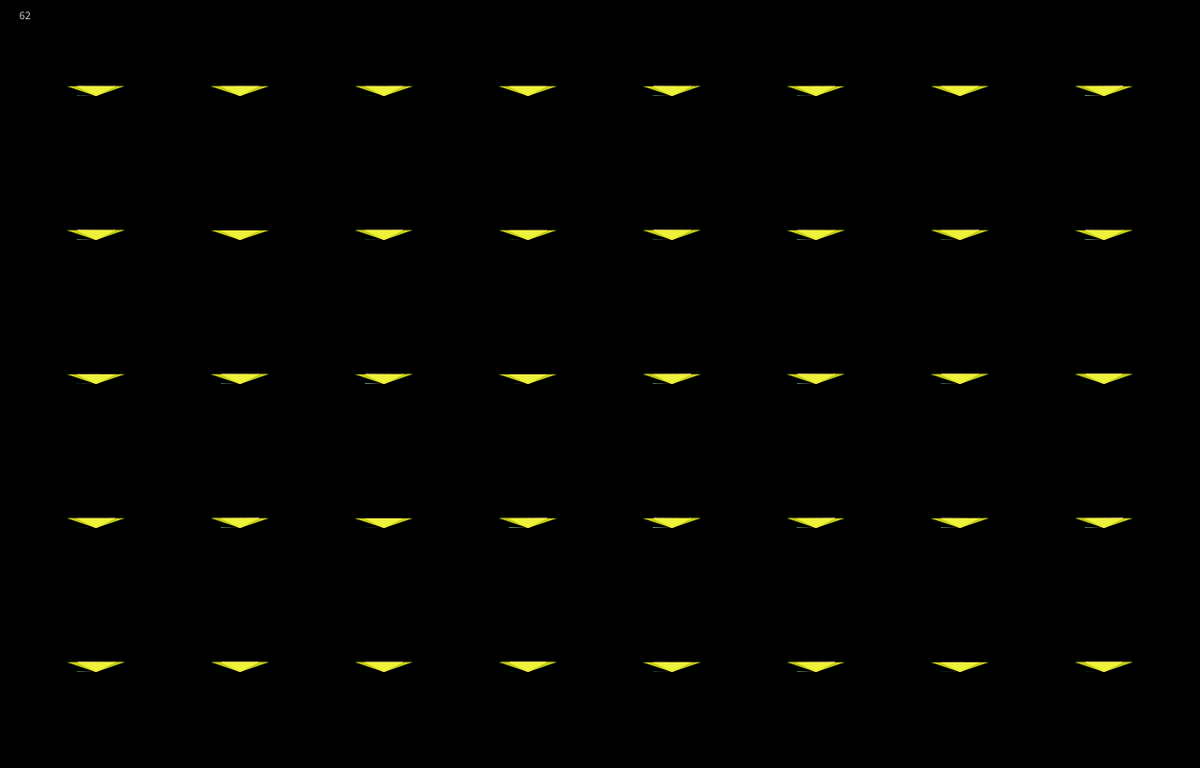
Frame 1 (no input)
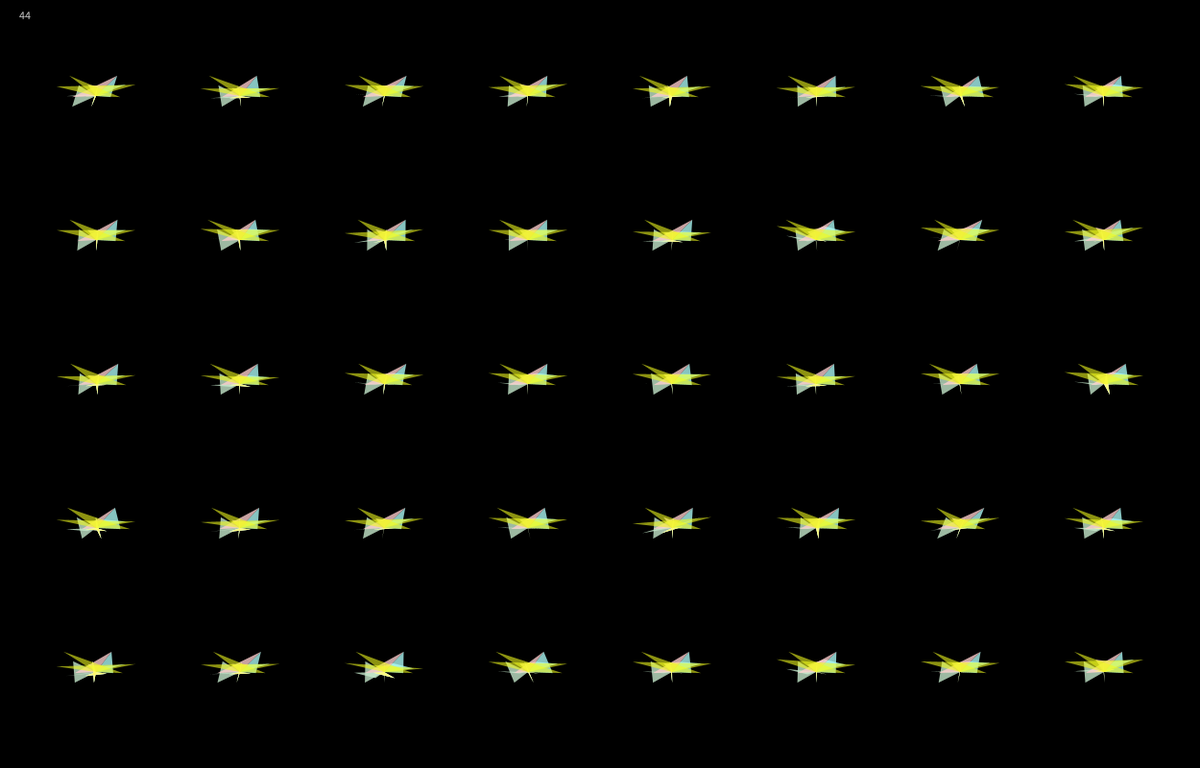
Frame 60 (the mouse pressed at the canvas centre just before this capture)
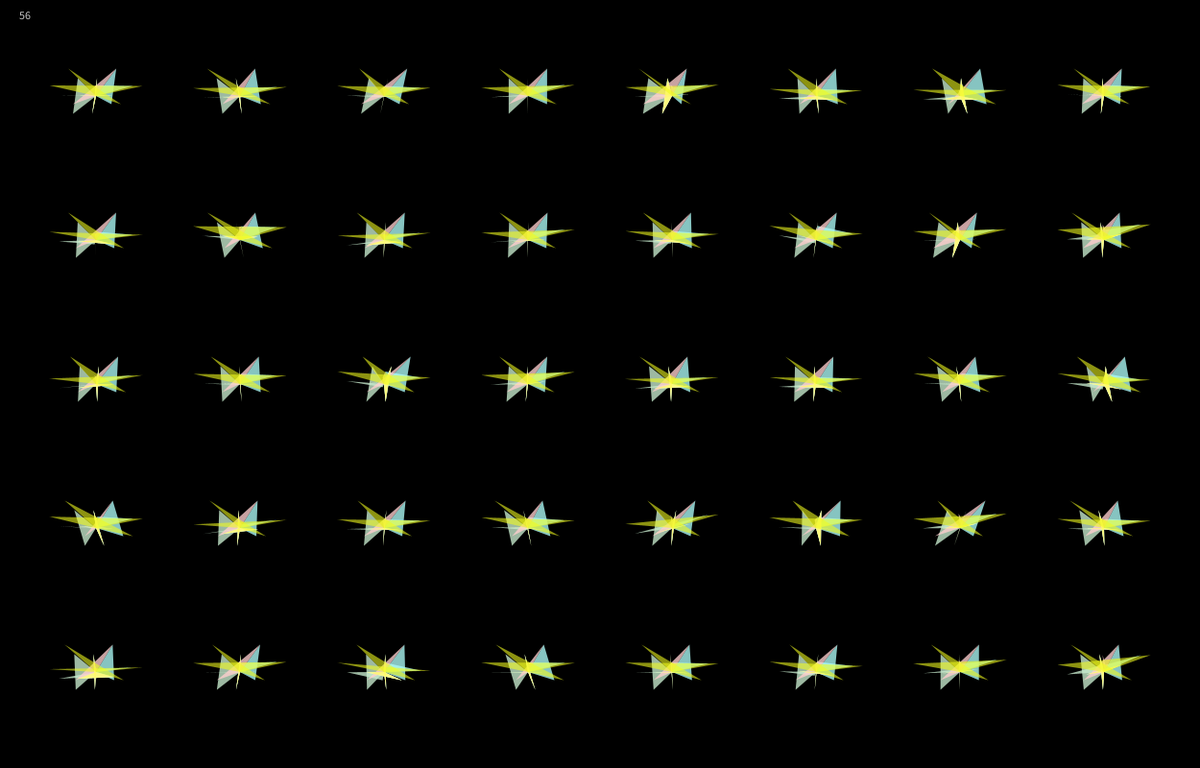
Frame 120 (the mouse held since frame 60 and released just before this capture)

The Processing sketch that drew these frames (run headless with seeded random() and noise(); from frame 60 on, the mouse is pressed at the canvas centre):

// Processing sketch: processing_134343
// ── processing_134343.pde

ArrayList<Cluster> clusters;
int statusBG;


void setup(){
  size(1250, 800);
  smooth();
  noStroke();
  
  statusBG = 0;
  
  clusters = new ArrayList<Cluster>();
  
  for(int i=100; i<width-50; i+=150){
    for(int j=100; j<height-50; j+=150){
      clusters.add(new Cluster(i, j));
    }
  }
  
  
  
//  clusters.add(new Cluster(width/2-100, height/2));  
//  clusters.add(new Cluster(width/2+100, height/2));
  
}

void draw(){
  
  if(statusBG%3==2)
    background(255);
  if(statusBG%3==0)
    background(0);
  if(statusBG%3==1) {
    background(255);
    for(Cluster c: clusters) {
        c.alpha = 250;
    }  
    for(int i=100; i<width-50; i+=150){
      for(int j=100; j<height-50; j+=150){
        pushStyle();
        fill(245);
        ellipse(i,j,80,80);
        popStyle();
      }
    }
  } else {
      for(Cluster c: clusters) {
        c.alpha = 200;
      }  
  }
  
  for(Cluster c: clusters) {
    c.update();
    c.display();
  }
  
//  stroke(200);
//  line((width/2)+levelH*sin(change),0,(width/2)+levelH*sin(change),height);
//  line(0,(height/2)+levelH*sin(change),width,(height/2)+levelH*sin(change));
  
  
  // show frame rate
  fill(200);
  text(int(frameRate), 20, 20);
}

void mouseReleased(){
  statusBG ++;
}
class Character{

  PVector location;
  PVector velocity;
  PVector acceleration;
  float w;
  float mass;
  int r,g,b,a;
  color c;
  float angle, angleOld, angleNew, angleChange;
  
  Character(float x, float y, float _w, color _c) {
    w = _w;
    mass = 5;
    location = new PVector(x, y);
    velocity = new PVector(0, 0);
    acceleration = new PVector(0, 0);
    c = _c;
    angle = 45;
    angleOld = 45;
    angleNew = 45;
    angleChange = 180;
  }
  
  void applyForce(PVector force) {
    PVector f = PVector.div(force, mass);
    acceleration.add(f);
  }
  
  void update() {
    velocity.add(acceleration);
    location.add(velocity);
    acceleration.mult(0);
    
  }
  
  void display() {
    noStroke();
    fill(c);
    angle = lerp(angle, angleNew, 0.02);
    
    pushMatrix();
    translate(location.x, location.y);
    rotate(radians(angle));
        
    
    rectMode(CENTER);
    rect(0, 0, w, w);
    ellipse(0+w, 0+w, w/5, w/5);
    ellipse(0+w, 0-w, w/5, w/5);
    ellipse(0-w, 0+w, w/5, w/5);
    ellipse(0-w, 0-w, w/5, w/5);
    popMatrix();
  }
  
  void checkEdges() {
    if (location.x > width) {
      location.x = width;
      velocity.x *= -1;
    } else if (location.x < 0) {
      velocity.x *= -1;
      location.x = 0;
    }
    
    // once hit ground
    if (location.y > (height/2+50)) {
      velocity.y *= -1;
      location.y = height/2+50;
      angleNew += angleChange;
      //println(angle + " " + angleChange);
      
    } else if (location.y < 0) {
      location.y = 0;
      velocity.y *= -1;
    }
  }

}
class Circle {
  PVector loc;
  float radius;
  int change;


  Circle(float x, float y, float r) {
    loc = new PVector(x, y);
    radius = r;
    change = -1;
  }

  void display() {
    noStroke();
    fill(200);
    ellipse(loc.x, loc.y, radius, radius);
  }

  void updateY() {

    loc.y += random(change);
  }
  
  void updateX() {

    loc.x += random(change);
  }

  void detectEdge(float _x, float _y) {

    if (loc.y >= _y || loc.y < _y || loc.x >= _x || loc.x < _x)
      change *= -1;
  }
}


class Cluster{
  
  Circle c1;
  Circle c2;
  Circle c3;
  Circle c4;
  
  int levelC;
  int levelH;
  int circleY;
  float randR;
  float randG;
  float randB;
  int alpha;
  float change;
  float centerX;
  float centerY;
  
  
  
  
  Cluster(float _centerX, float _centerY) {
    centerX = _centerX;
    centerY = _centerY;
    levelH = 100;
    levelC = 20;
    change = 0;
    
    
    c1 = new Circle(centerX+levelC*sin(change), centerY, 5);
    c2 = new Circle(centerX-levelC*sin(change), centerY, 5);    
    c3 = new Circle(centerX+levelC*sin(change), centerY-25, 5);
    c4 = new Circle(centerX-levelC*sin(change), centerY-25, 5);
    
    randR = 141;
    randG = 200;
    randB = 216;
    alpha = 200;
  }
  
  
  
  
  void update(){
    // circles
    c1.updateY();
    c2.updateY();
    c3.updateX();
    c4.updateX();
    
    c1.detectEdge(centerX+levelH*sin(change),centerY+levelH*sin(change));
    c2.detectEdge(centerX+levelH*sin(change),centerY+levelH*sin(change));
    c3.detectEdge(centerX+levelH*sin(change),centerY+levelH*sin(change));
    c4.detectEdge(centerX+levelH*sin(change),centerY+levelH*sin(change));
    
    c1.loc.x = centerX+levelC*sin(change);
    c2.loc.x = centerX-levelC*sin(change);
    
    c3.loc.y = centerY+levelC*sin(change);
    c4.loc.y = centerY-levelC*sin(change);
        
    change += 0.01;
  
  }
  
  void display(){
//    c1.display();
//    c2.display();
//    c3.display();
//    c4.display();

    //leftA
    fill(212,236,207,alpha);
    beginShape();
    vertex(centerX, centerY);
    vertex(c1.loc.x, c1.loc.y);
    vertex(c2.loc.x ,c2.loc.y);
    vertex(centerX, centerY);
    endShape();
    
    fill(200,236,207,alpha);
    beginShape();
    vertex(centerX, centerY);
    vertex(c1.loc.x-20, c1.loc.y);
    vertex(c2.loc.x-20, c2.loc.y);
    vertex(centerX, centerY);
    endShape();
    
    //leftB
    beginShape();
    vertex(centerX, centerY);
    vertex(c3.loc.x, c3.loc.y);
    vertex(c4.loc.x ,c4.loc.y);
    vertex(centerX, centerY);
    endShape();
    
    beginShape();
    vertex(centerX, centerY);
    vertex(c3.loc.x-20, c3.loc.y);
    vertex(c4.loc.x-20, c4.loc.y);
    vertex(centerX, centerY);
    endShape();
    
        
    //rightA
    fill(171,250,246,alpha);
    beginShape();
    vertex(centerX, centerY);
    vertex(c2.loc.x, c2.loc.y);
    vertex(c1.loc.x ,c1.loc.y);
    vertex(centerX, centerY);
    endShape();
    
    fill(171,250,246,alpha);
    beginShape();
    vertex(centerX, centerY);
    vertex(c2.loc.x+20, c2.loc.y-10);
    vertex(c1.loc.x+20, c1.loc.y-10);
    vertex(centerX, centerY);
    endShape();
    
    //rightB
    fill(171,250,246,alpha);
    beginShape();
    vertex(centerX, centerY);
    vertex(c4.loc.x, c4.loc.y);
    vertex(c3.loc.x ,c3.loc.y);
    vertex(centerX, centerY);
    endShape();
    
    fill(171,250,246,alpha);
    beginShape();
    vertex(centerX, centerY);
    vertex(c4.loc.x+20, c4.loc.y-10);
    vertex(c3.loc.x+20, c3.loc.y-10);
    vertex(centerX, centerY);
    endShape();    

    //topA
    fill(255,246,226,alpha);
    beginShape();
    vertex(centerX, centerY);
    vertex(c2.loc.x, c2.loc.y);
    vertex(c1.loc.x ,c1.loc.y);
    vertex(centerX, centerY);
    endShape();
    
    fill(255,206,206,alpha);
    beginShape();
    vertex(centerX, centerY);
    vertex(c2.loc.x+20, c2.loc.y-10);
    vertex(c1.loc.x-20, c1.loc.y-10);
    vertex(centerX, centerY);
    endShape();
    
    //topB
    fill(255,246,226,alpha);
    beginShape();
    vertex(centerX, centerY);
    vertex(c4.loc.x, c4.loc.y);
    vertex(c3.loc.x ,c3.loc.y);
    vertex(centerX, centerY);
    endShape();
    
    fill(255,206,206,alpha);
    beginShape();
    vertex(centerX, centerY);
    vertex(c4.loc.x+20, c4.loc.y-10);
    vertex(c3.loc.x-20, c3.loc.y-10);
    vertex(centerX, centerY);
    endShape();
    
    //bottomA
    fill(255,250,100,alpha);
    beginShape();
    vertex(centerX, centerY);
    vertex(c1.loc.x, c1.loc.y);
    vertex(c2.loc.x ,c2.loc.y);
    vertex(centerX, centerY);
    endShape();
    
    fill(240,250,29,alpha-50);
    beginShape();
    vertex(centerX, centerY);
    vertex(c1.loc.x+30, c1.loc.y-10);
    vertex(c2.loc.x-30, c2.loc.y-10);
    vertex(centerX, centerY);
    endShape();
    
    //bottomB
    fill(255,250,100,alpha);
    beginShape();
    vertex(centerX, centerY);
    vertex(c3.loc.x, c3.loc.y);
    vertex(c4.loc.x ,c4.loc.y);
    vertex(centerX, centerY);
    endShape();
    
    fill(240,250,29,alpha-50);
    beginShape();
    vertex(centerX, centerY);
    vertex(c3.loc.x+30, c3.loc.y-10);
    vertex(c4.loc.x-30, c4.loc.y-10);
    vertex(centerX, centerY);
    endShape();
   
        
  }
  
 

}
class Dust {
  PVector loc;
  float radius, radiusOri;
  float speedX, speedY;
  float speedS, speedChange;
  int r;
  int g;
  int b;
  int alpha;
  int time;
  boolean fade;
  
  Dust(float _x, float _y, float _r){
    loc = new PVector(_x, _y);
    radius = _r;
    radiusOri = _r;
    r = 237;
    g = 20;
    b = 0;
    alpha = (int)(255/radius+80);
    
    speedX = random(2/(radius/2)+0.1);
    speedY = random(2/(radius/2)+0.1);
    speedS = random(10);
    speedChange = .1;
    time = (int)random(150);
    fade = false;
  }
  
  void display() {
    
    noStroke();
    fill(r, g, b, alpha);
    
    pushStyle();
    alpha = (int)(((255/radius+random(70,130)))/2 + abs(((255/radius+130))/2*sin(speedS)));
    
    ellipse(loc.x, loc.y, radius, radius);
    popStyle();

  }
  
  void update() {
    loc.x += random(-speedX,speedX);
    loc.y += random(-speedY,speedY);
    speedS += speedChange;
    radius += random(-radiusOri,radiusOri);
    radius = constrain(radius, 0, width/4);
  }
  
  
  void wind() {
    
    if (frameCount%(300-time) > 250-time){
      speedX += random(0.01);
      speedY += random(0.005);
    }
    else {
      speedX -= random(0.005);
      speedY -= random(0.001);
    }
  }
  
  
}
